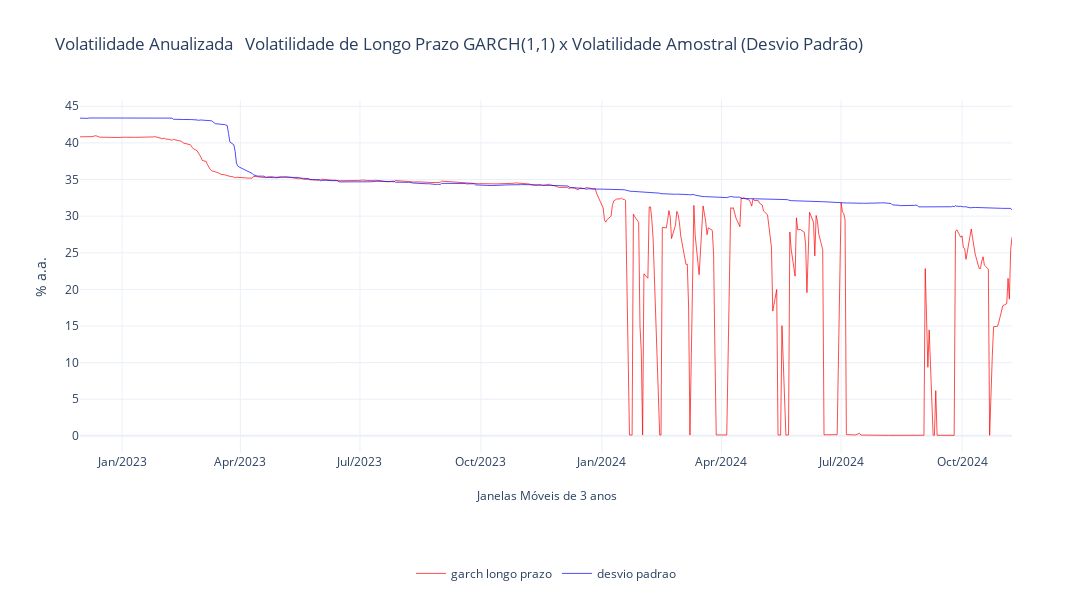

Notebook source saved alongside this figure:
### Code cell
import plotly.graph_objects as go

# Criando o gráfico
fig = go.Figure()
fig.add_trace(go.Scatter(x=vols.index,y=vols['vol longo prazo (grach)'],
                         mode='lines', line=dict(color='red', width=0.7),name='garch longo prazo'))
fig.add_trace(go.Scatter(x=vols.index,y=vols['vol amostral (dp)'],
                         mode='lines', line=dict(color='blue', width=0.7),name='desvio padrao'))


# Configurando o layout do gráfico
fig.update_layout(
    title="Volatilidade Anualizada \n Volatilidade de Longo Prazo GARCH(1,1) x Volatilidade Amostral (Desvio Padrão)",
    xaxis=dict(
        title="",
        tickformat="%b/%Y",  # Formato de data para os rótulos do eixo x
        dtick="M3",  # Intervalo de 3 meses
    ),
    yaxis=dict(
        title="% a.a."
    ),
    annotations=[
        dict(
            text="Janelas Móveis de 3 anos",
            xref="paper", yref="paper",
            x=0.5, y=-0.15, showarrow=False
        ),
    ],
    width=1200,
    height=600,
    template="plotly_white",  # Tema minimalista
    legend=dict(
        orientation="h",  # Orientação horizontal
        yanchor="top",
        y=-0.3,
        xanchor="center",
        x=0.5
    )
)

# Exibindo o gráfico
fig.show()

### Figure 1 — Plotly figure (JSON) as saved in the notebook; plotly's stock layout.template omitted (floating-point values rounded to 4 significant figures; data arrays with more than 128 entries replaced by an {"elided": "..."} marker saying what was removed)
{"data": [{"line": {"color": "red", "width": 0.7}, "mode": "lines", "name": "garch longo prazo", "type": "scatter", "x": {"elided": "489 str values"}, "y": {"elided": "489 float values"}}, {"line": {"color": "blue", "width": 0.7}, "mode": "lines", "name": "desvio padrao", "type": "scatter", "x": {"elided": "489 str values"}, "y": {"elided": "489 float values"}}], "layout": {"annotations": [{"showarrow": false, "text": "Janelas Móveis de 3 anos", "x": 0.5, "xref": "paper", "y": -0.15, "yref": "paper"}], "height": 600, "legend": {"orientation": "h", "x": 0.5, "xanchor": "center", "y": -0.3, "yanchor": "top"}, "title": {"text": "Volatilidade Anualizada \n Volatilidade de Longo Prazo GARCH(1,1) x Volatilidade Amostral (Desvio Padrão)"}, "width": 1200, "xaxis": {"dtick": "M3", "tickformat": "%b/%Y", "title": {"text": ""}}, "yaxis": {"title": {"text": "% a.a."}}}}
